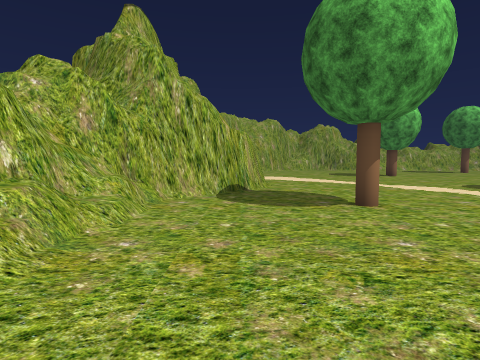
[1] (above)

24 first-person views from a walk through a scene from a Unity 3-D project. The camera is 1.5 m above the floor, tilts 4° down and sees 80° across. Doors are open. The floor is counted in squares, 2 m on a side. Each view is taken from the middle of a square. On the plan, view 1 faces up. The plan holds only what a view shows up to about 10 squares ahead; the rest is blank. The place goes on beyond the plan. Some trees and plants on the terrain are drawn as simple stand-ins. The player is left out. Some animated figures are not drawn. Some surface patterns are stand-ins.

[2]
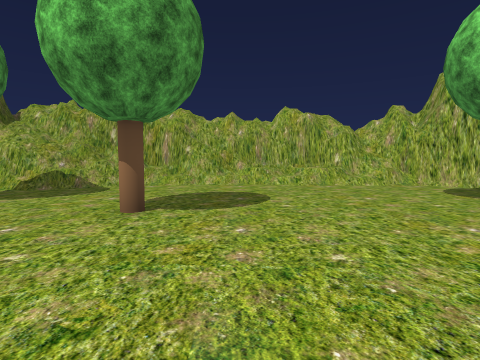

[3]
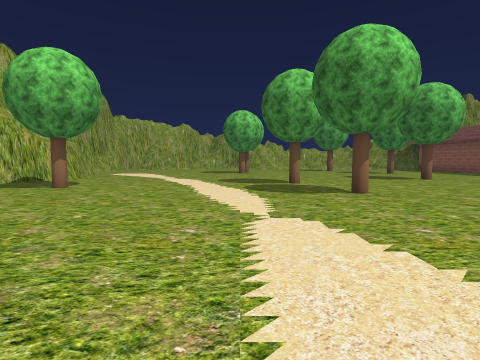

[4]
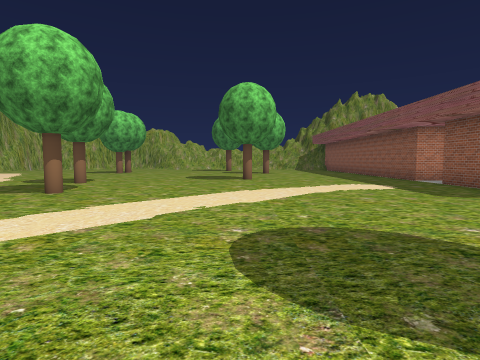

[5]
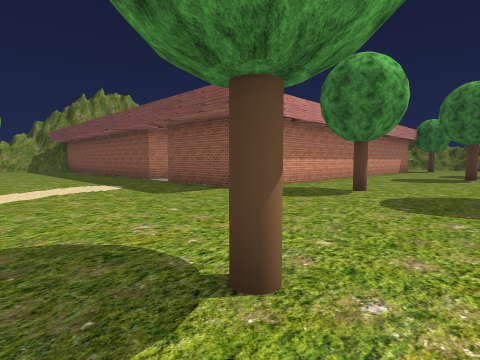

[6]
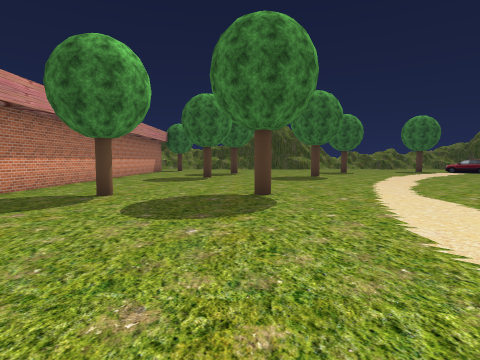

[7]
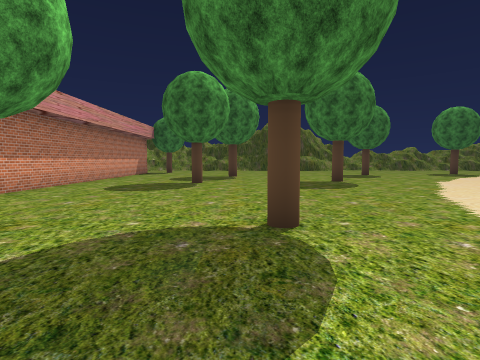

[8]
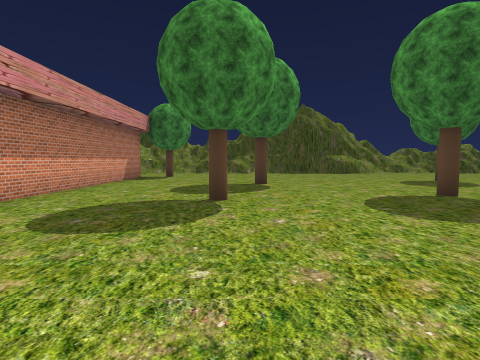

[9]
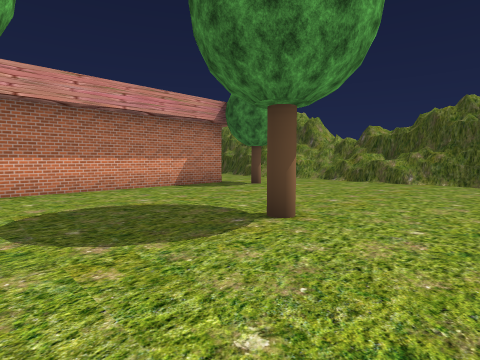

[10]
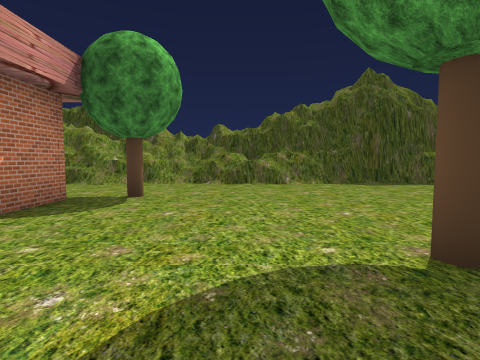

[11]
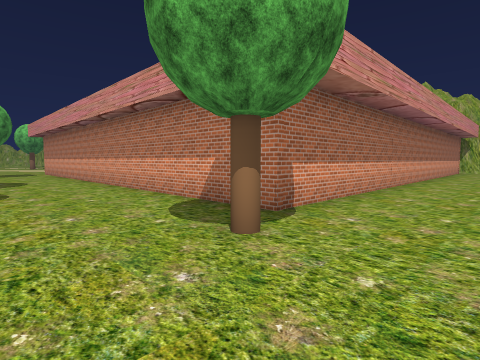

[12]
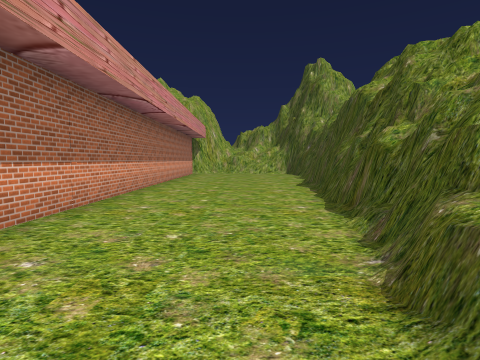

[13]
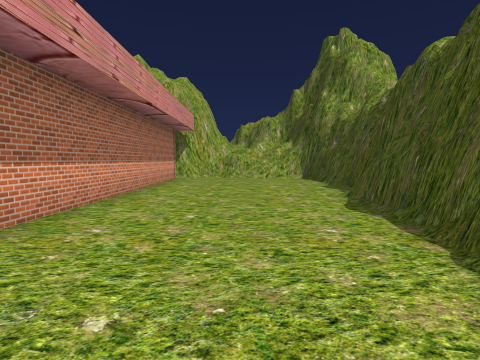

[14]
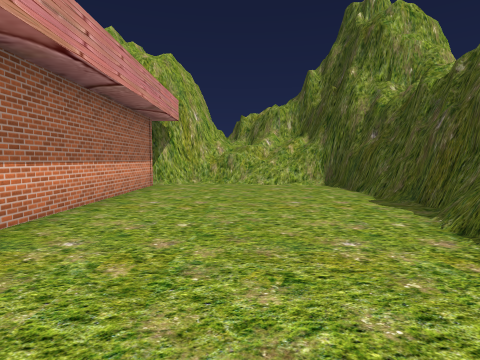

[15]
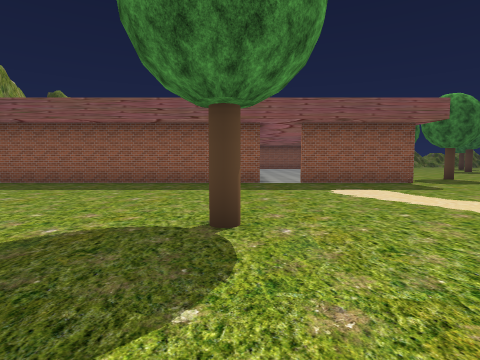

[16]
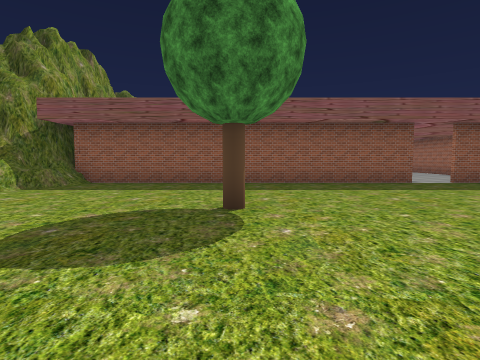

[17]
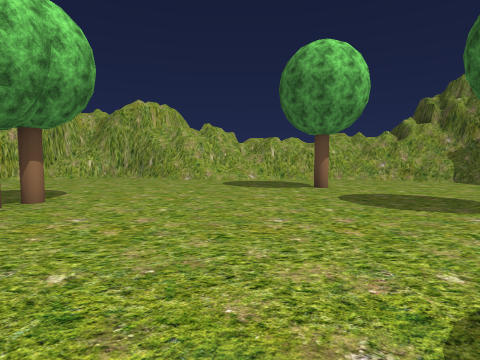

[18]
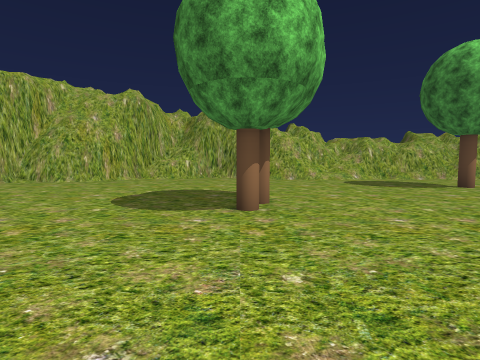

[19]
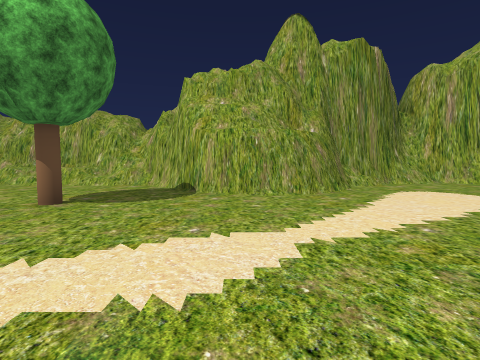

[20]
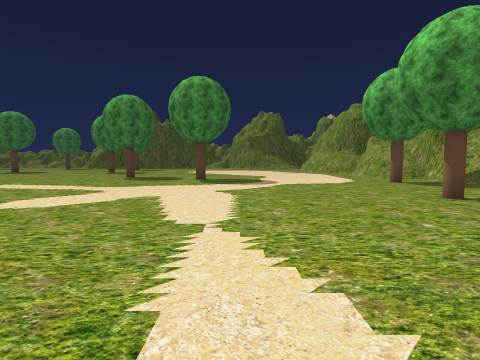

[21]
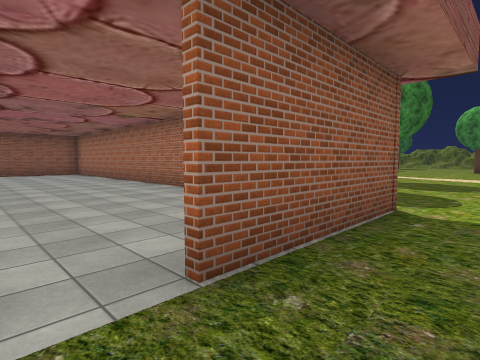

[22]
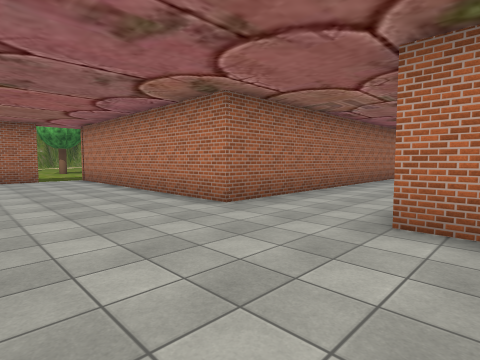

[23]
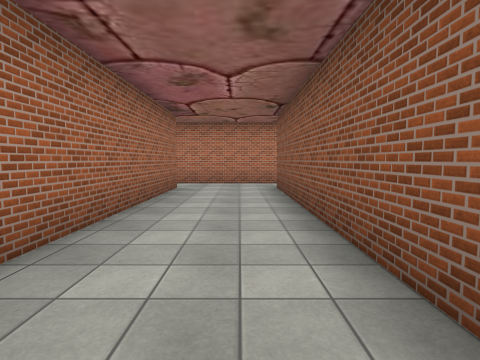

[24]
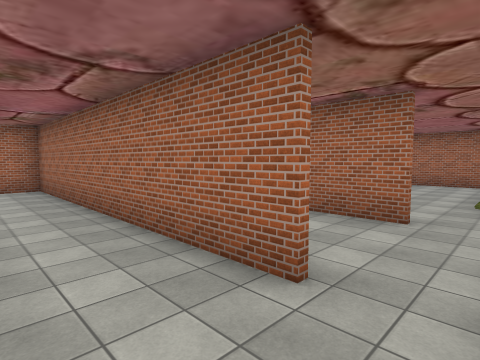

### Floor plan
Key: @ floor where view 1 was taken; # wall or solid block; . main floor; : floor 0.5 m higher than the main floor; / step, stairs or slope; D open door; = window, fence, low wall or low ledge; T tree.
Columns run from 3 left of view 1 to 41 right of it. Each row starts with its distance up from view 1.
 19   ###................=###      ####   ##.####
 18   #....................#       D..D// #.....#
 17    .............T......#.......D..D.. #.....#
 16  #  ...................#...... #..#.. #.....#
 15 ##.  ..................#       #..#.. #.....#
 14 #...  ....T............#       #..#.. #.....#
 13 ##... ....T.......T....#       #..#.. #.....#
 12  #.....................#       #..#.. #.....#
 11  ##....................#       #..#.  #.....#
 10   ##........ ..........#       #..#.  #....##
  9    #.......   .........#       #..#.  #....#
  8    #.......   ...T.....#########..##  #....#
  7   ##...................DD...........  #....#
  6  ##.........T..........DD...........  #....#
  5 ##...T.................#............  #...##
  4 #=...........T.........#  ..........  #...##
  3 ##.....................##   .....     #.../#
  2 #:......................###############...=#
  1 #:.....................................T../#
  0 #=.@.....................T................##
 -1 ##........................................##
 -2 #=....T............T...........T..........#
 -3 #=.......................T.........T......##
 -4 #==...............  ......................##
 -5 ###...............   ......................#
 -6  ###.T............    ..........T....   ...#

Where each view was taken, in squares from view 1:
view 1: 0 up, 0 right, facing up
view 2: 0 up, 7 right, facing left
view 3: 3 down, 7 right, facing up
view 4: 3 down, 14 right, facing up
view 5: 3 down, 15 right, facing up-right
view 6: 3 down, 16 right, facing right
view 7: 3 down, 19 right, facing right
view 8: 2 down, 23 right, facing right
view 9: 5 down, 29 right, facing up-right
view 10: 1 down, 30 right, facing right
view 11: 1 down, 38 right, facing up-left
view 12: 3 up, 38 right, facing up
view 13: 7 up, 38 right, facing up
view 14: 10 up, 38 right, facing up
view 15: 8 up, 11 right, facing right
view 16: 13 up, 11 right, facing right
view 17: 9 up, 11 right, facing up
view 18: 9 up, 7 right, facing up
view 19: 8 up, 7 right, facing left
view 20: 4 up, 7 right, facing down
view 21: 7 up, 19 right, facing down-right
view 22: 4 up, 32 right, facing up-left
view 23: 9 up, 30 right, facing up
view 24: 18 up, 33 right, facing down-left
